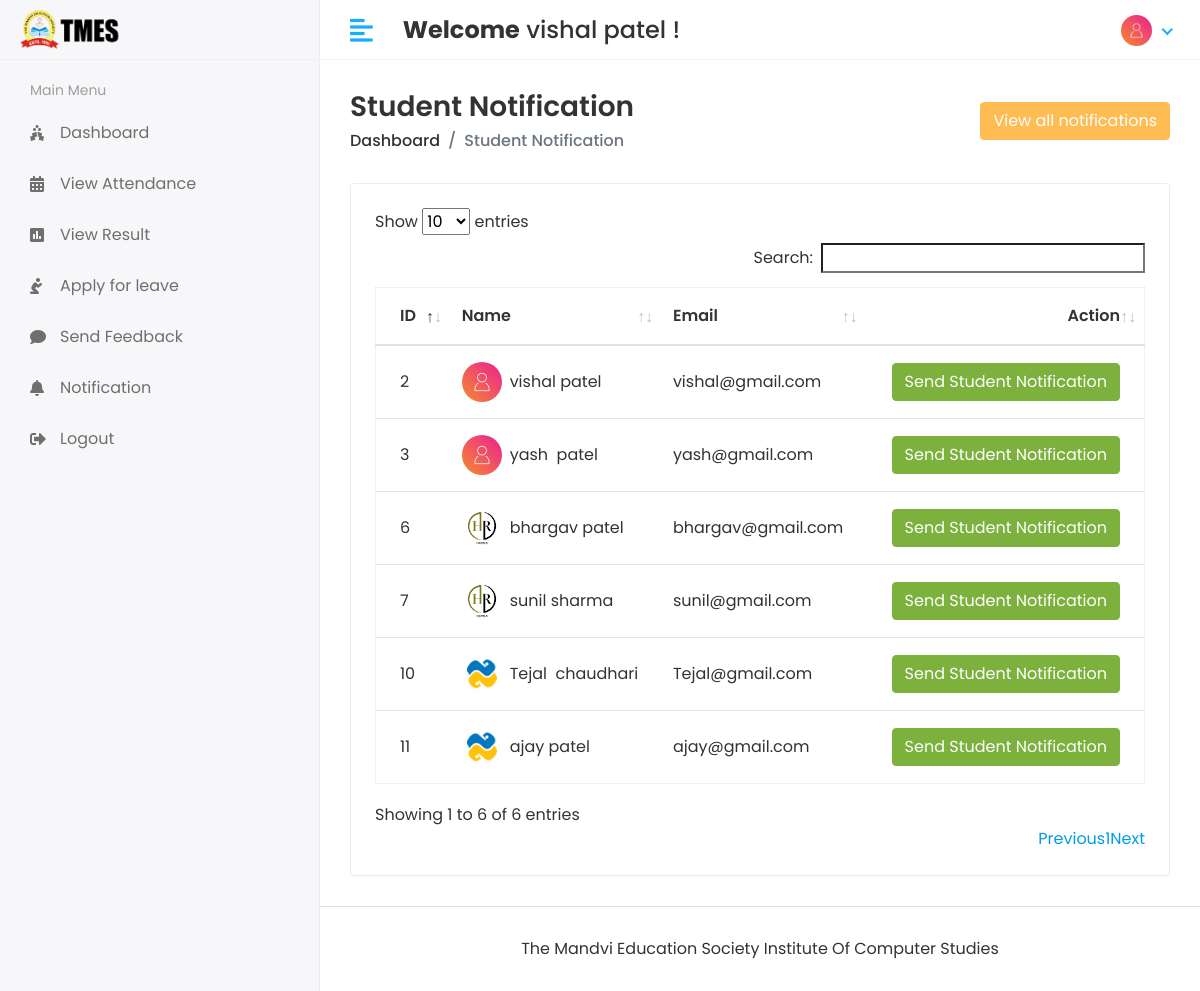
The page /Hod/Student/Send_Notification (signed in) on the database its author committed.
### app/models.py (models this page shows, shortened)
class CustomUser(AbstractUser):
    USER = (
        (1, 'HOD'),
        (2, 'STAFF'),
        (3, 'STUDENT')
    )
    user_type = models.CharField(choices=USER, max_length=50, default=1)
    profile_pic = models.ImageField(upload_to='media/profile_pic')

class Student(models.Model):
    admin = models.OneToOneField(CustomUser,on_delete=models.CASCADE)
    address = models.TextField()
    en_no = models.IntegerField(default=0)
    gender = models.CharField(max_length=100)
    course_id = models.ForeignKey(Course,on_delete=models.DO_NOTHING)
    session_year_id = models.ForeignKey(Session_Year,on_delete=models.DO_NOTHING)
    created_at = models.DateTimeField(auto_now_add=True)
    updated_at = models.DateTimeField(auto_now_add=True)

### student_management_system/Hod_Views.py (the view)
# urls.py: path('Hod/Student/Send_Notification',Hod_Views.STUDENT_SEND_NOTIFICATION,name='student_send_notification'),
@login_required(login_url='/')
def STUDENT_SEND_NOTIFICATION(request):
    student = Student.objects.all()
    notification = Student_Notification.objects.all()
    context = {
        'student' : student,
        'notification' : notification,
    }
    return render(request,'Hod/student_notification.html',context)

### templates/Hod/student_notification.html (shortened to what this page needs)
{% extends 'base.html' %}
{% block content%}
{% load static %}
<div class="content container-fluid">
   <div class="page-header">
      <div class="row align-items-center">
         <div class="col">
            <h3 class="page-title">Student Notification</h3>
            <ul class="breadcrumb">
               <li class="breadcrumb-item"><a href="{% url 'hod_home' %}">Dashboard</a></li>
               <li class="breadcrumb-item active">Student Notification</li>
            </ul>
         </div>
         <div class="col-auto text-right float-right ml-auto">
             <button type="button" class="btn btn-primary" data-toggle="modal" data-target="#exampleModalCenter">
                View all notifications
             </button>
         </div>
      </div>
   </div>
   <div class="row">
      <div class="col-sm-12">
         <div class="card card-table">
            <div class="card-body">
               <div class="table-responsive">
                  <table id="table_id" class="table table-hover table-center mb-0 ">
                     <thead>
                        <tr>
                           <th>ID</th>
                           <th>Name</th>
                           <th>Email</th>
                           <th class="text-right">Action</th>
                        </tr>
                     </thead>
                     <tbody>
                     {% for i in student %}
                        <tr>
                           <td>{{i.id}}</td>
                           <td>
                              <h2 class="table-avatar">
                                 <a href="student-details.html" class="avatar avatar-sm mr-2"><img class="avatar-img rounded-circle" src="/{{i.admin.profile_pic}}" alt="User Image"></a>
                                 <a href="student-details.html">{{i.admin.first_name}}&nbsp;{{i.admin.last_name}}</a>
                              </h2>
                           </td>
                           <td>{{i.admin.email}}</td>
                           <td class="text-right">
                              <button type="button" class="btn btn-success" data-toggle="modal" data-target="#send_notification_modal-{{forloop.counter}}">
                                    Send Student Notification
                              </button>
                           </td>
                        </tr>
                     {% endfor %}
                     </tbody>
                  </table>
               </div>
            </div>
         </div>
      </div>
   </div>
</div>
{% endblock %}

### templates/includes/header.html (shortened to what this page needs)
{% load static %}
<div class="header">
    {% if user.user_type == '1' %}
    <div class="header-left">
       <a href="{% url 'hod_home' %}" class="logo">
       <img src="{% static 'assets/img/tmes-logo2.png' %}" alt="Logo">
       </a>
       <a href="{% url 'hod_home' %}" class="logo logo-small">
       <img src="{% static 'assets/img/tmes-logo.png' %}" alt="Logo" width="30" height="30">
       </a>
    </div>
    {% else %}
    <div class="header-left">
       <a href="{% url 'student_home' %}" class="logo">
       <img src="{% static 'assets/img/tmes-logo2.png' %}" alt="Logo">
       </a>
    </div>
    {% endif %}
    <a href="javascript:void(0);" id="toggle_btn">
    <i class="fas fa-align-left"></i>
    </a>
    <div class="top-nav-search mt-3">
       <h4><strong>Welcome</strong>&nbsp;<span>{{user.first_name}} {{user.last_name}}</span>&nbsp;!</h4>
    </div>
    <ul class="nav user-menu">
       <li class="nav-item dropdown has-arrow">
          <a href="#" class="dropdown-toggle nav-link" data-toggle="dropdown">
             {% if user.profile_pic == "" %}
          <span class="user-img"><img class="rounded-circle" src="{% static 'assets/img/a1234.png' %}" width="31"></span>
             {% else %}
          <span class="user-img"><img class="rounded-circle" src="/{{user.profile_pic}}" width="31"></span>
             {% endif %}
          </a>
       </li>
    </ul>
 </div>

### static/assets/css/style.css (style rules this page uses)
html { height: 100%; }
body { background-color: #fff; color: #333; font-family: 'Poppins', sans-serif; font-size: 1rem; height: 100%; line-height: 1.5; overflow-x: hidden; }
h1, h2, h3, h4, h5, h6 { font-family: 'Poppins', sans-serif; margin-top: 0; }
a { color: #009ce7; }
input, button, a { transition: all 0.4s ease; -moz-transition: all 0.4s ease; -o-transition: all 0.4s ease; -ms-transition: all 0.4s ease; -webkit-transition: all 0.4s ease; }
input, input:focus, button, button:focus { outline: none; }
ul, ol { padding: 0px; list-style: none; }
.table { color: #333; max-width: 100%; margin-bottom: 0; width: 100%; }
.table.dataTable { border-collapse: collapse !important; border: 1px solid rgba(0, 0, 0, 0.05); }
table.table td h2 { display: inline-block; font-size: inherit; font-weight: 400; margin: 0; padding: 0; vertical-align: middle; }
table.table td h2.table-avatar { align-items: center; display: inline-flex; font-size: inherit; font-weight: 400; margin: 0; padding: 0; vertical-align: middle; white-space: nowrap; }
table.table td h2 a { color: #333; }
.table thead tr th { font-weight: 600; }
.table tbody tr { border-bottom: 1px solid rgba(0, 0, 0, 0.05); }
.table.table-center td, .table.table-center th { vertical-align: middle; }
.card-table .card-body .table > thead > tr > th { border-top: 0; }
.card-table .card-body .table tr td:first-child, .card-table .card-body .table tr th:first-child { padding-left: 1.5rem; }
.card-table .card-body .table tr td:last-child, .card-table .card-body .table tr th:last-child { padding-right: 1.5rem; }
.card-table .table td, .card-table .table th { border-top: 1px solid #e2e5e8; padding: 1rem 0.75rem; white-space: nowrap; }
.btn-primary { background-color: #FFBC53; border: 1px solid #FFBC53; }
.btn-success { background-color: #7bb13c; border: 1px solid #7bb13c }
.card { border: 1px solid #ececf5; box-shadow: 0 1px 3px 0 rgba(0, 0, 0, 0.03); margin-bottom: 1.875rem; }
.card-body { padding: 1.5rem; }
.avatar { position: relative; display: inline-block; width: 3rem; height: 3rem }
.avatar > img { width: 100%; height: 100%; -o-object-fit: cover; object-fit: cover; }
.avatar-sm { width: 2.5rem; height: 2.5rem; }
.header { background-color: #fff; border-bottom: 1px solid #f3f3f4; left: 0; position: fixed; right: 0; top: 0; z-index: 1001; height: 60px; }
.header .header-left { float: left; height: 60px; padding: 0 20px; position: relative; width: 320px; z-index: 1; transition: all 0.2s ease-in-out; background-color: #f7f7fa; border-bottom: 1px solid #efefef; border-right: 1px solid #ececf5; display: flex; align-items: center; }
.header .header-left .logo { display: inline-block; line-height: 60px; }
.header .header-left .logo img { max-height: 40px; width: auto; }
.header .dropdown-toggle:after { display: none; }
.header .has-arrow .dropdown-toggle:after { border-top: 0; border-left: 0; border-bottom: 2px solid #18aefa; border-right: 2px solid #18aefa; content: ''; height: 8px; display: inline-block; pointer-events: none; -webkit-transform-origin: 66% 66%; -ms-transform-origin: 66% 66%; transform-origin: 66% 66%; -webkit-transform: rotate(45deg); -ms-transform: rotate(45deg); transform: rotate(45deg); -webkit-transition: all 0.15s ease-in-out; transition: all 0.15s ease-in-out; width: 8px; vertical-align: 0px; }
.user-menu { float: right; margin: 0; position: relative; z-index: 99; padding-right: 15px; }
.user-menu.nav > li > a { color: #a0a0a0; font-size: 14px; line-height: 58px; padding: 0 15px; height: 60px; }
.user-img { margin-right: 3px; position: relative; }
.top-nav-search { float: left; margin-left: 15px; }
.page-wrapper > .content { padding: 1.875rem 1.875rem 0; }
.page-header { margin-bottom: 1.875rem; }
.page-header .breadcrumb { background-color: transparent; color: #6c757d; font-size: 1rem; font-weight: 500; margin-bottom: 0; padding: 0; }
.page-header .breadcrumb a { color: #333; }
.page-title { font-size: 28px; font-weight: 600; color: #333; margin-bottom: 5px; }
@media (min-width: 992px) { #toggle_btn { align-items: center; color: #18aefa; display: inline-flex; float: left; font-size: 26px; height: 60px; justify-content: center; margin-left: 15px; padding: 0 15px; } }

### rows shown on the page
CustomUser: first_name "vishal", last_name "patel", profile_pic (picture)
Student: id "2", admin.profile_pic (picture), admin.first_name "vishal", admin.last_name "patel", admin.email "vishal@gmail.com"
Student: id "3", admin.profile_pic (picture), admin.first_name "yash", admin.last_name "patel", admin.email "yash@gmail.com"
Student: id "6", admin.profile_pic (picture), admin.first_name "bhargav", admin.last_name "patel", admin.email "bhargav@gmail.com"
Student: id "7", admin.profile_pic (picture), admin.first_name "sunil", admin.last_name "sharma", admin.email "sunil@gmail.com"
Student: id "10", admin.profile_pic (picture), admin.first_name "Tejal", admin.last_name "chaudhari", admin.email "Tejal@gmail.com"
Student: id "11", admin.profile_pic (picture), admin.first_name "ajay", admin.last_name "patel", admin.email "ajay@gmail.com"
